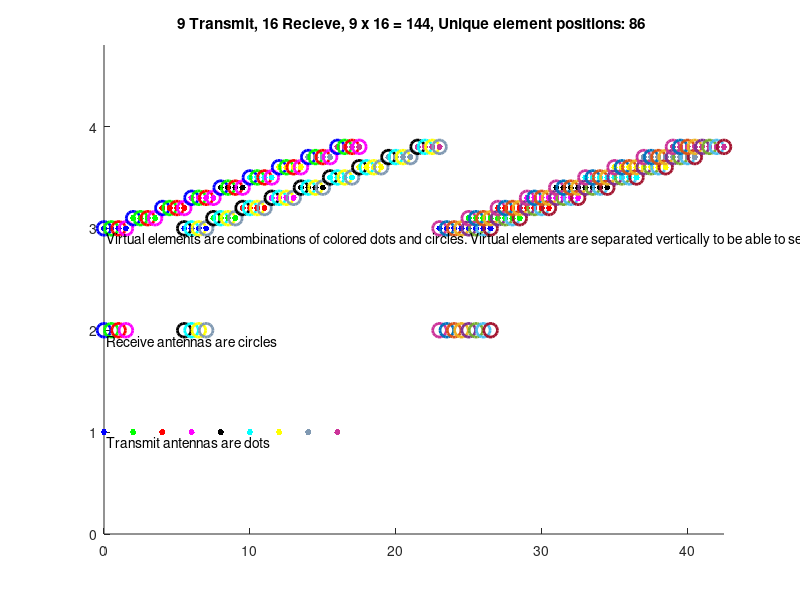
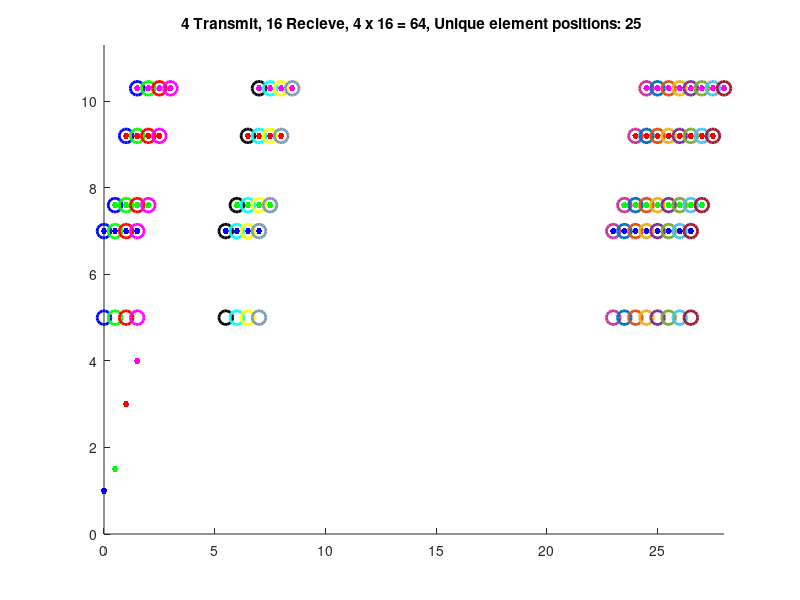

MATLAB code for these plots, in order:
% AntennaVirutalElementPosition

%All positions in wavelengths
transmit_y_offset = 1;
receive_y_offset = 2;
receive2_y_offset = 5;

transmit_x = [0.0 2.0 4.0 6.0 8.0 10.0 12.0 14.0 16.0];
transmit_y = [0.0 0.0 0.0 0.0 0.0 0.0 0.0 0.0 0.0] + transmit_y_offset;

receive_x = [0.0 0.5 1.0 1.5 5.5 6.0 6.5 7.0 23.0 23.5 24.0 24.5 25.0 25.5 26.0 26.5];
receive_y = [0.0 0.0 0.0 0.0 0.0 0.0 0.0 0.0 0.0 0.0 0.0 0.0 0.0 0.0 0.0 0.0] + receive_y_offset;
receive2_y = [0.0 0.0 0.0 0.0 0.0 0.0 0.0 0.0 0.0 0.0 0.0 0.0 0.0 0.0 0.0 0.0] + receive2_y_offset;

transmit2_y_offset = 1;
receive2_y_offset = 2;

transmit2_x = [0.0 0.5 1.0 1.5];
transmit2_y = [0.0 0.5 2.0 3.0] + transmit_y_offset;


virtual_offset_x = 0;
virtual_offset_y = 0:0.1:2;

virtual_offset2_x = 0;
virtual_offset2_y = (0:0.1:2) +1;

numTx = length(transmit_x);
numTx2 = length(transmit2_x);
numRx = length(receive_x);
numVirtual = numTx * numRx;
numVirtual2 = numTx2 * numRx;

virtual_x = zeros(1,numVirtual);
virtual_y = zeros(1,numVirtual);
virtual2_x = zeros(1,numVirtual2);
virtual2_y = zeros(1,numVirtual2);

tx_symbol = '.';
rx_symbol = 'o';
color = {'b', 'g', 'r', 'm', 'k', 'c', 'y', [.5 .6 .7],[.8 .2 .6], [0, 0.4470, 0.7410], [0.8500, 0.3250, 0.0980], [0.9290, 0.6940, 0.1250], [0.4940, 0.1840, 0.5560], [0.4660, 0.6740, 0.1880], [0.3010, 0.7450, 0.9330], [0.6350, 0.0780, 0.1840] };
txMarkerSize = 14;
rxMarkerSize = 10;
rxLineWidth = 2.0;

figure(1)
clf
hold on

for i = 1:numTx
    plot(transmit_x(i), transmit_y(i), 'color', color{i}, 'Marker', tx_symbol, 'MarkerSize', txMarkerSize)
end

for i = 1:numRx
    plot(receive_x(i), receive_y(i),  'color', color{i}, 'Marker', rx_symbol, 'MarkerSize', rxMarkerSize, 'LineWidth', rxLineWidth)
end

for t = 1:numTx
    for r = 1:numRx
        i = (t-1)*numRx + r;
        virtual_x(i) = transmit_x(t) + receive_x(r) + virtual_offset_x;
        virtual_y(i) = transmit_y(t) + receive_y(r) + virtual_offset_y(t);
        
        plot(virtual_x(i), virtual_y(i), 'color', color{t}, 'Marker', tx_symbol, 'MarkerSize', txMarkerSize)
        plot(virtual_x(i), virtual_y(i), 'color', color{r}, 'Marker', rx_symbol, 'MarkerSize', rxMarkerSize, 'LineWidth', rxLineWidth)
        stophere = 1;    
    end
end

unique_x = unique(virtual_x);
numUniqueElements = length(unique_x);

title(sprintf('%d Transmit, %d Recieve, %d x %d = %d, Unique element positions: %d ', numTx, numRx, numTx, numRx, numVirtual, numUniqueElements))
text(0.2, transmit_y_offset-0.1, 'Transmit antennas are dots')
text(0.2, receive_y_offset-0.1, 'Receive antennas are circles')
text(0.2, virtual_y(1)-0.1, 'Virtual elements are combinations of colored dots and circles. Virtual elements are separated vertically to be able to see them all.')
axis([-inf inf 0 (max(virtual_y)+1)])


figure(2)
clf
hold on

for i = 1:numTx2
    plot(transmit2_x(i), transmit2_y(i), 'color', color{i}, 'Marker', tx_symbol, 'MarkerSize', txMarkerSize)
end

for i = 1:numRx
    plot(receive_x(i), receive2_y(i),  'color', color{i}, 'Marker', rx_symbol, 'MarkerSize', rxMarkerSize, 'LineWidth', rxLineWidth)
end

for t = 1:numTx2
    for r = 1:numRx
        i = (t-1)*numRx + r;
        virtual2_x(i) = transmit2_x(t) + receive_x(r) + virtual_offset2_x;
        virtual2_y(i) = transmit2_y(t) + receive2_y(r) + virtual_offset2_y(t);
        
        plot(virtual2_x(i), virtual2_y(i), 'color', color{t}, 'Marker', tx_symbol, 'MarkerSize', txMarkerSize)
        plot(virtual2_x(i), virtual2_y(i), 'color', color{r}, 'Marker', rx_symbol, 'MarkerSize', rxMarkerSize, 'LineWidth', rxLineWidth)
        stophere = 1;    
    end
end

unique2_x = unique(virtual2_x);
numUniqueElements2 = length(unique2_x);

title(sprintf('%d Transmit, %d Recieve, %d x %d = %d, Unique element positions: %d ', numTx2, numRx, numTx2, numRx, numVirtual2, numUniqueElements2))
% text(0.2, transmit_y_offset-0.1, 'Transmit antennas are dots')
% text(0.2, receive_y_offset-0.1, 'Receive antennas are circles')
% text(0.2, virtual_y(1)-0.1, 'Virtual elements are combinations of colored dots and circles. Virtual elements are separated vertically to be able to see them all.')
axis([-inf inf 0 (max(virtual2_y)+1)])
